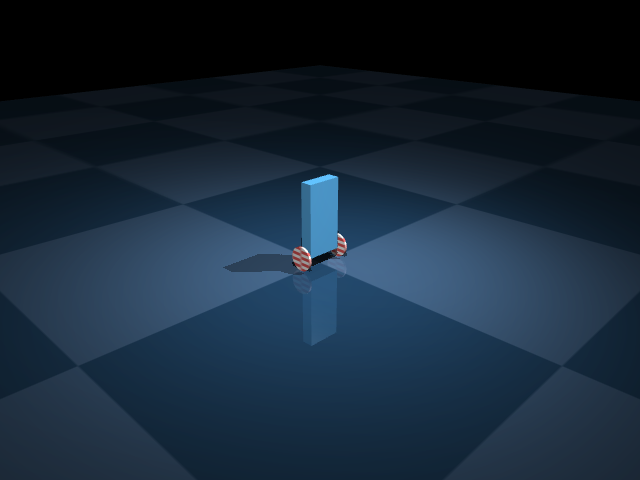

The script that saved this image:
#!/usr/bin/env python3
import mujoco
import numpy as np
from PIL import Image

# 加载模型
model = mujoco.MjModel.from_xml_path('twip_model.xml')
data = mujoco.MjData(model)

# 创建渲染器
renderer = mujoco.Renderer(model, height=480, width=640)

# 步进几次仿真
for i in range(10):
    mujoco.mj_step(model, data)
    
# 渲染场景
renderer.update_scene(data, camera="main_cam")
pixels = renderer.render()

print(f"像素数组形状: {pixels.shape}")
print(f"像素数据类型: {pixels.dtype}")
print(f"像素值范围: {pixels.min()} 到 {pixels.max()}")

# 保存图像到文件进行检查
img = Image.fromarray(pixels)
img.save('test_render.png')
print("渲染图像已保存为 test_render.png")